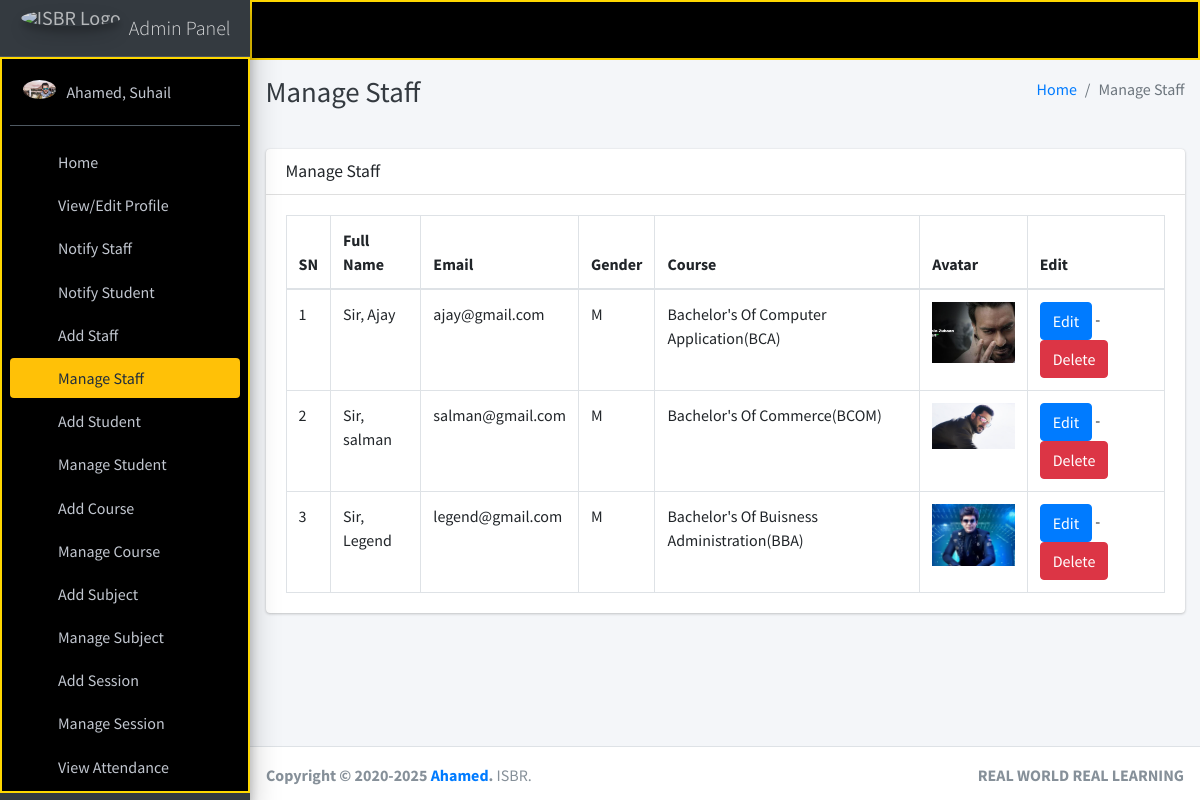
Page /staff/manage/ (signed in) on the committed database.
### main_app/models.py (models this page shows, shortened)
class CustomUser(AbstractUser):
    USER_TYPE = ((1, "HOD"), (2, "Staff"), (3, "Student"))
    GENDER = [("M", "Male"), ("F", "Female")]
    username = None  # Removed username, using email instead
    email = models.EmailField(unique=True)
    user_type = models.CharField(default=1, choices=USER_TYPE, max_length=1)
    gender = models.CharField(max_length=1, choices=GENDER)
    profile_pic = models.ImageField()
    address = models.TextField()
    fcm_token = models.TextField(default="")  # For firebase notifications
    created_at = models.DateTimeField(auto_now_add=True)
    updated_at = models.DateTimeField(auto_now=True)
    USERNAME_FIELD = "email"
    REQUIRED_FIELDS = []
    objects = CustomUserManager()
    def __str__(self):
        return self.last_name + ", " + self.first_name

class Staff(models.Model):
    course = models.ForeignKey(Course, on_delete=models.DO_NOTHING, null=True, blank=False)
    admin = models.OneToOneField(CustomUser, on_delete=models.CASCADE)

class Course(models.Model):
    name = models.CharField(max_length=120)
    created_at = models.DateTimeField(auto_now_add=True)
    updated_at = models.DateTimeField(auto_now=True)

### main_app/hod_views.py (the view)
# urls.py: path("staff/manage/", hod_views.manage_staff, name='manage_staff'),
def manage_staff(request):
    allStaff = CustomUser.objects.filter(user_type=2)
    context = {
        'allStaff': allStaff,
        'page_title': 'Manage Staff'
    }
    return render(request, "hod_template/manage_staff.html", context)

### main_app/templates/hod_template/manage_staff.html
{% extends 'main_app/base.html' %}
{% load static %}
{% block page_title %}{{page_title}}{% endblock page_title %}
{% block content %}
<section class="content">
    <div class="container-fluid">
        <div class="row">
            <div class="col-md-12">
                <div class="card">
                    <div class="card-header">
                        <h3 class="card-title">{{page_title}}</h3>
                    </div>
                    <div class="card-body">
                        <table id="example2" class="table table-bordered table-hover">
                            <thead>
                                <tr>
                                    <th>SN</th>
                                    <th>Full Name</th>
                                    <th>Email</th>
                                    <th>Gender</th>
                                    <th>Course</th>
                                    <th>Avatar</th>
                                    <th>Edit</th>
                                </tr>
                            </thead>
                            <tbody>
                                {% for staff in allStaff %}
                                <tr>
                                    <td>{{ forloop.counter }}</td>
                                    <td>{{staff.last_name}}, {{staff.first_name}}</td>
                                    <td>{{staff.email}}</td>
                                    <td>{{staff.gender}}</td>
                                    <td>{{staff.staff.course.name}}</td>
                                    <td>
                                        {% if staff.profile_pic == ""  %}
                                        No Image
                                        {% else %}
                                        <img class="img img-fluid mb-2" height="100" width="100"
                                            src="{{staff.profile_pic}}" alt="">
                                        {% endif %}
                                    </td>
                                    <td>
                                        <a href="{% url 'edit_staff' staff.staff.id %}" class="btn btn-primary">Edit</a> -
                                        <a href="{% url 'delete_staff' staff.staff.id %}" class="btn btn-danger" onclick="return confirm('Are you sure about this ?')">Delete</a>
                                    </td>
                                </tr>
                                {% endfor %}
                            </tbody>
                        </table>
                    </div>
                </div>
            </div>
        </div>
    </div>
</section>
{% endblock content %}

### main_app/templates/main_app/sidebar_template.html (shortened to what this page needs)
{% load static %}
<aside class="main-sidebar sidebar-dark-warning elevation-4">
{% if request.user.user_type == '1' %}
    <a href="{% url 'admin_home' %}" class="brand-link">
        <img src="{% static 'dist/img/img.png' %} " alt="ISBR Logo"
            class="brand-image img-circle elevation-3" style="opacity: .8">
        <span class="brand-text font-weight-light">Admin Panel</span>
    </a>
    <div class="sidebar" style="background-color: black; color: #FFD700; border: 2px solid #FFD700;">
        <div class="user-panel mt-3 pb-3 mb-3 d-flex">
            <div class="image">
                <img src="{{ request.user.profile_pic}}" class="img-circle elevation-2" alt="User Image">
            </div>
            <div class="info">
                <a href="#" class="d-block">{{user}}</a>
            </div>
        </div>
        <nav class="mt-2">
            <ul class="nav nav-pills nav-sidebar flex-column" data-widget="treeview" role="menu" data-accordion="false">
                <li class="nav-item">
                    {% url 'admin_home' as admin_home %}
                    <a href="{{admin_home}}" class="nav-link {% if admin_home == request.path %} active {% endif %}">
                        <i class="nav-icon fas fa-th"></i>
                        <p>
                            Home
                        </p>
                    </a>
                </li>
                <li class="nav-item">
                    {% url 'admin_view_profile' as admin_view_profile %}
                    <a href="{{admin_view_profile}}" class="nav-link {% if admin_view_profile == request.path %} active {% endif %}">
                        <i class="nav-icon fas fa-th"></i>
                        <p>
                            View/Edit Profile
                        </p>
                    </a>
                </li>
                <li class="nav-item">
                    {% url 'admin_notify_staff' as admin_notify_staff %}
                    <a href="{{admin_notify_staff}}" class="nav-link {% if admin_notify_staff == request.path %} active {% endif %}">
                        <i class="nav-icon fas fa-th"></i>
                        <p>
                            Notify Staff
                        </p>
                    </a>
                </li>
                <li class="nav-item">
                    {% url 'admin_notify_student' as admin_notify_student %}
                    <a href="{{admin_notify_student}}" class="nav-link {% if admin_notify_student == request.path %} active {% endif %}">
                        <i class="nav-icon fas fa-th"></i>
                        <p>
                            Notify Student
                        </p>
                    </a>
                </li>
                <li class="nav-item">
                    {% url 'add_staff' as add_staff %}
                    <a href="{{add_staff}}" class="nav-link {% if add_staff == request.path %} active {% endif %}">
                        <i class="nav-icon fas fa-th"></i>
                        <p>
                            Add Staff
                        </p>
                    </a>
                </li>
                <li class="nav-item">
                    {% url 'manage_staff' as manage_staff %}
                    {% url 'edit_staff' staff_id as edit_staff %}
                    <a href="{{manage_staff}}"
                        class="nav-link {% if manage_staff == request.path or request.path == edit_staff %} active {% endif %}">
                        <i class="nav-icon fas fa-th"></i>
                        <p>
                            Manage Staff
                        </p>
                    </a>
                </li>
                <li class="nav-item">
                    {% url 'add_student' as add_student%}
                    <a href="{{add_student}}" class="nav-link  {% if add_student == request.path %} active {% endif %}">
                        <i class="nav-icon fas fa-th"></i>
                        <p>
                            Add Student
                        </p>
                    </a>
                </li>
                <li class="nav-item">
                    {% url 'manage_student' as manage_student %}
                    {% url 'edit_student' student_id as edit_student %}
                    <a href="{{manage_student}}"
                        class="nav-link  {% if edit_student == request.path or manage_student == request.path %} active {% endif %}">
                        <i class="nav-icon fas fa-th"></i>
                        <p>
                            Manage Student
                        </p>
                    </a>
                </li>
                <li class="nav-item">
                    {% url 'add_course' as add_course %}
                    <a href="{{add_course}}" class="nav-link  {% if add_course == request.path %} active {% endif %}">
                        <i class="nav-icon fas fa-th"></i>
                        <p>
                            Add Course
                        </p>
                    </a>
                </li>
                <li class="nav-item">
                    {% url 'manage_course' as manage_course %}
                    {% url 'edit_course' course_id as edit_course %}
                    <a href="{{manage_course}}"
                        class="nav-link  {% if edit_course == request.path or manage_course == request.path %} active {% endif %}">
                        <i class="nav-icon fas fa-th"></i>
                        <p>
                            Manage Course
                        </p>
                    </a>
                </li>
                <li class="nav-item">
                    {% url 'add_subject' as add_subject %}
                    <a href="{{add_subject}}" class="nav-link  {% if add_subject == request.path %} active {% endif %}">
                        <i class="nav-icon fas fa-th"></i>
                        <p>
                            Add Subject
                        </p>
                    </a>
                </li>
                <li class="nav-item">
                    {% url 'manage_subject' as manage_subject %}
                    {% url 'edit_subject' subject_id as edit_subject %}
                    <a href="{{manage_subject}}"
                        class="nav-link  {% if edit_subject == request.path or manage_subject == request.path %} active {% endif %}">
                        <i class="nav-icon fas fa-th"></i>
                        <p>
                            Manage Subject
                        </p>
                    </a>
                </li>
                <li class="nav-item">
                    {% url 'add_session' as add_session %}
                    <a href="{{add_session}}" class="nav-link  {% if add_session == request.path %} active {% endif %}">
                        <i class="nav-icon fas fa-th"></i>
                        <p>
                            Add Session
                        </p>
                    </a>
                </li>
                <li class="nav-item">
                {% url 'manage_session' as manage_session %}
                {% url 'edit_session' session_id as edit_session %}
                <a href="{{manage_session}}"
                    class="nav-link  {% if edit_session == request.path or manage_session == request.path %} active {% endif %}">
                    <i class="nav-icon fas fa-th"></i>
                    <p>
                        Manage Session
                    </p>
                </a>
        </li>
                <li class="nav-item">
                    {% url 'admin_view_attendance' as admin_view_attendance %}
                    <li class="nav-item">
                        <a href="{{admin_view_attendance}}" class="nav-link  {% if admin_view_attendance == request.path %} active {% endif %}">
                            <i class="nav-icon fas fa-th"></i>
                            <p>
                                View Attendance
                            </p>
                        </a>
                    </li>
            <li class="nav-item">
                {% url 'student_feedback_message' as student_feedback_message %}
                <a href="{{ student_feedback_message }}" class="nav-link  {% if student_feedback_message == request.path %} active {% endif %}">
                    </a>
                </li>
{% endif %}
</ul>
</nav>
</div>
</aside>

### rows in the picture
CustomUser: user.profile_pic (picture), last_name+first_name "Ahamed, Suhail"
CustomUser: last_name "Sir", first_name "Ajay", email "ajay@gmail.com", gender "M", staff.course.name "Bachelor's Of Computer Application(BCA)", profile_pic (picture)
CustomUser: last_name "Sir", first_name "salman", email "salman@gmail.com", gender "M", staff.course.name "Bachelor's Of Commerce(BCOM)", profile_pic (picture)
CustomUser: last_name "Sir", first_name "Legend", email "legend@gmail.com", gender "M", staff.course.name "Bachelor's Of Buisness Administration(BBA)", profile_pic (picture)

### other values in the picture
{{ page_title }} "Manage Staff"
